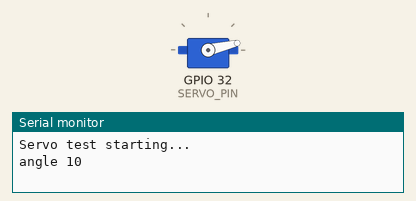
The sketch below on a simulated ESP32. Shown: servo, the last lines printed to the serial monitor.

Above: at 0.05 s.
At 0.8 s:
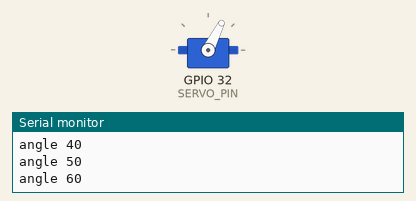
At 1.6 s:
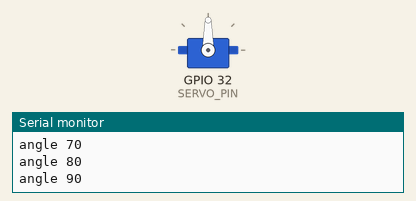
At 3.2 s:
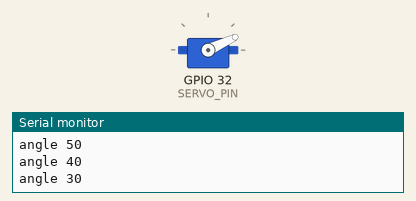
Timing chart, 0 to 5.8 s (numbered marks = the images above):
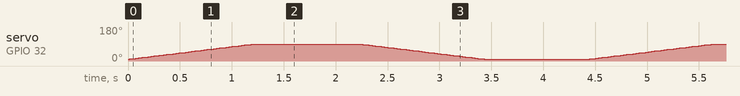

The sketch:

servo_test.ino
```cpp
/*
  SERVO TEST - no Raspberry Pi needed.
  Moves the deck servo on pin 32 slowly back and forth so you can SEE it work.
  Open Tools > Serial Monitor at 115200 to see the angle.

  Wiring:
    Servo orange/white (signal) -> Arduino pin 32
    Servo red   (power)         -> Buck #2 OUT+  (6 V)
    Servo brown/black (ground)  -> Buck #2 OUT-
    Buck #2 OUT-                -> Arduino GND   (common ground - required!)
*/
#include <Servo.h>

const int SERVO_PIN = 32;
const int ANGLE_A = 10;      // start angle
const int ANGLE_B = 90;      // end angle (big movement so it is easy to see)

Servo deck;

void setup() {
  Serial.begin(115200);
  deck.attach(SERVO_PIN);
  Serial.println("Servo test starting...");
}

void sweep(int from, int to) {
  int step = (to > from) ? 1 : -1;
  for (int a = from; a != to + step; a += step) {
    deck.write(a);
    if (a % 10 == 0) { Serial.print("angle "); Serial.println(a); }
    delay(15);
  }
}

void loop() {
  sweep(ANGLE_A, ANGLE_B);
  delay(1000);
  sweep(ANGLE_B, ANGLE_A);
  delay(1000);
}
```
